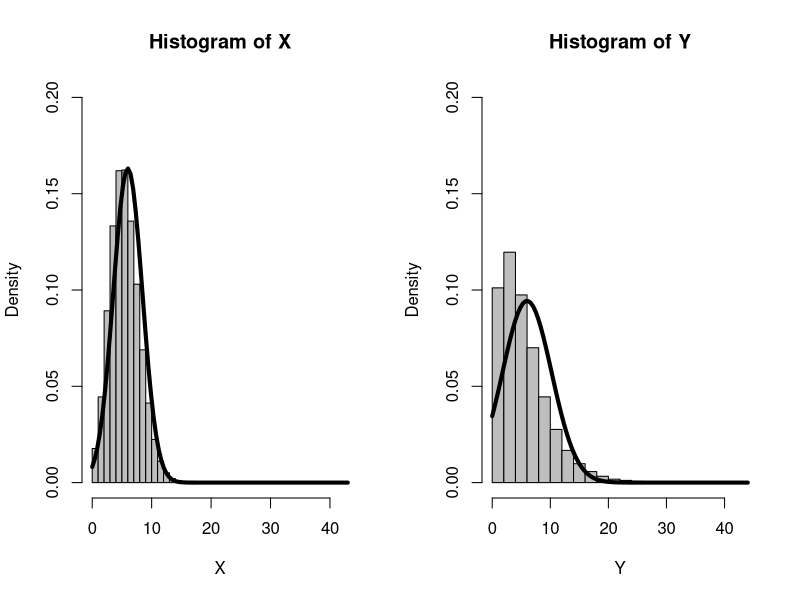
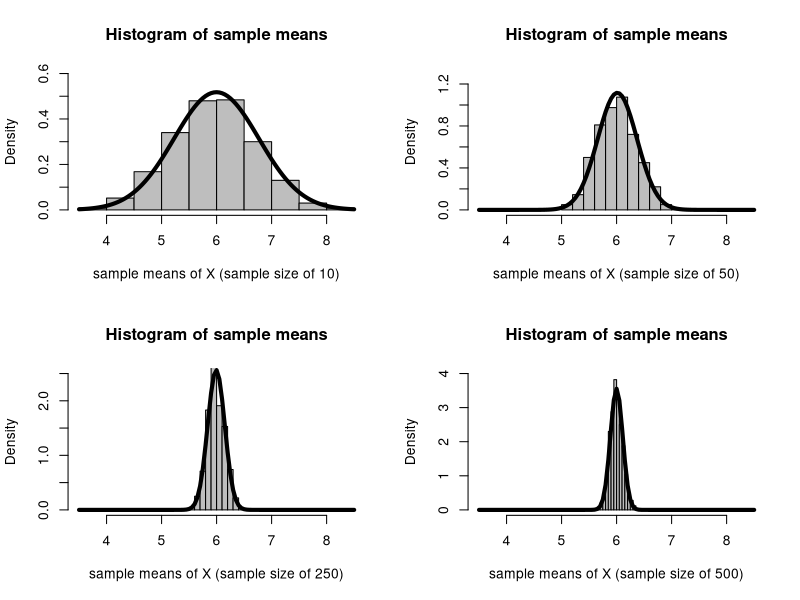
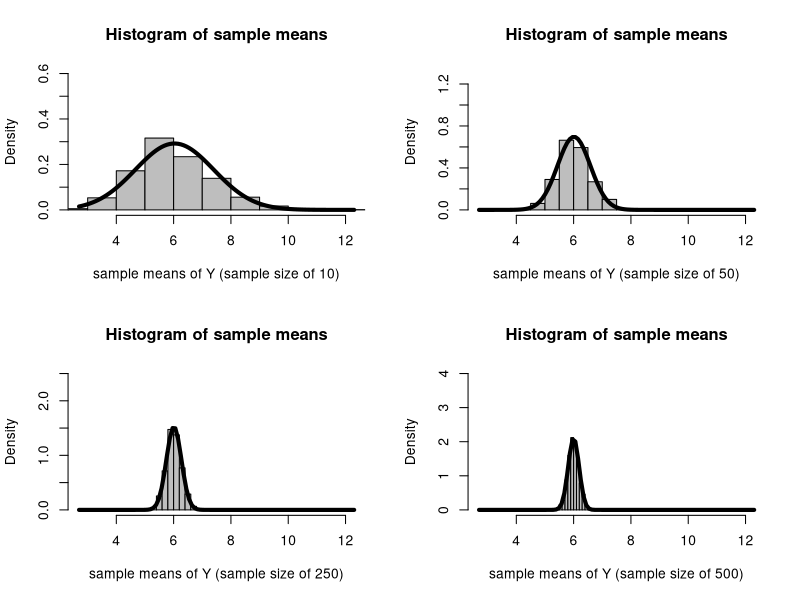

The R source for these figures, in order:
library(foreign)
data <- read.dta("pop.dta")
View(data)

rangex <- range(data$X) 
rangey <- range(data$Y)
## determine the range of X and Y, 
## and use the lowest and highest bounds of the more spreadout range to set the xlim
## of the X axis of X's and Y's histograms


pdf("histxy.pdf")
par(mfrow = c(1,2)) ## to array the two histograms in a row  
hist(data$X, col = "grey", xlab = c("X"), freq = F, main = c("Histogram of X"), ylim = c(0, 0.2), xlim = c(rangey[1],rangey[2]))
curve(dnorm(x, mean = mean(data$X), sd = sd(data$X)), add = T, col = "black", lwd = 4)

hist(data$Y,col = "grey",xlab = c("Y"), freq = F, main = c("Histogram of Y"), ylim = c(0,0.2))
curve(dnorm(x, mean = mean(data$Y), sd = sd(data$Y)), add = T, col = "black", lwd = 4)
dev.off()

## to create a function that returns the sample means of X with different sample sizes 
smean_x <- function(n){
  A <- 1:1000
  set.seed(11223344)
  for (i in 1:1000) {
    A[i] <- mean(sample(data$X, n, replace = FALSE, prob = NULL))
  }
  return(A)
}

rangesamplex <- range(smean_x(10)) 
## determine the range of sample means with sample size of 10. 
## The lowest and highest bars of the range would be 
## used to set the xlim for all the four density plots 

pdf("histxsample.pdf")
par(mfrow = c(2,2))
hist(smean_x(10), col = "grey", xlab = c("sample means of X (sample size of 10)"), freq= FALSE, main = c("Histogram of sample means"), ylim = c(0,0.6), xlim= c(rangesamplex[1],rangesamplex[2]))
curve(dnorm(x, mean= mean(smean_x(10)), sd = sd(smean_x(10))), col = "black", add = TRUE, lwd = 4)

hist(smean_x(50), col = "grey", xlab = c("sample means of X (sample size of 50)"), freq= FALSE, main = c("Histogram of sample means"), ylim = c(0,1.3), xlim= c(rangesamplex[1],rangesamplex[2]))
curve(dnorm(x, mean= mean(smean_x(50)), sd = sd(smean_x(50))), col = "black", add = TRUE, lwd = 4)

hist(smean_x(250), col = "grey", xlab = c("sample means of X (sample size of 250)"), freq= FALSE, main = c("Histogram of sample means"), ylim = c(0,2.5), xlim= c(rangesamplex[1],rangesamplex[2]))
curve(dnorm(x, mean= mean(smean_x(250)), sd = sd(smean_x(250))), col = "black", add = TRUE, lwd = 4)

hist(smean_x(500), col = "grey", xlab = c("sample means of X (sample size of 500)"), freq= FALSE, main = c("Histogram of sample means"), ylim = c(0, 4), xlim= c(rangesamplex[1],rangesamplex[2]))
curve(dnorm(x, mean= mean(smean_x(500)), sd = sd(smean_x(500))), col = "black", add = TRUE, lwd = 4)
dev.off()

## to create a function that returns the sample means of Y with different sample sizes 
smean_y <- function(n){
  A <- 1:1000 ## creat a vector to store the result of every randoming sampling
  set.seed(11223344)
  for (i in 1:1000) {
    A[i] <- mean(sample(data$Y, n, replace = FALSE, prob = NULL))
  }
  return(A)
}

rangesampley <- range(smean_y(10)) 
## determine the range of sample means with sample size of 10. 
## The lowest and highest bars of the range would be 
## used to set the xlim for all the four density plots 

pdf("histysample.pdf")
par(mfrow = c(2,2))
hist(smean_y(10), col = "grey", xlab = c("sample means of Y (sample size of 10)"), freq= FALSE, main = c("Histogram of sample means"), ylim = c(0,0.6), xlim= c(rangesampley[1],rangesampley[2]))
curve(dnorm(x, mean= mean(smean_y(10)), sd = sd(smean_y(10))), col = "black", add = TRUE, lwd = 4)

hist(smean_y(50), col = "grey", xlab = c("sample means of Y (sample size of 50)"), freq= FALSE, main = c("Histogram of sample means"), ylim = c(0,1.3), xlim= c(rangesampley[1],rangesampley[2]))
curve(dnorm(x, mean= mean(smean_y(50)), sd = sd(smean_y(50))), col = "black", add = TRUE, lwd = 4)

hist(smean_y(250), col = "grey", xlab = c("sample means of Y (sample size of 250)"), freq= FALSE, main = c("Histogram of sample means"), ylim = c(0,2.5), xlim= c(rangesampley[1],rangesampley[2]))
curve(dnorm(x, mean= mean(smean_y(250)), sd = sd(smean_y(250))), col = "black", add = TRUE, lwd = 4)

hist(smean_y(500), col = "grey", xlab = c("sample means of Y (sample size of 500)"), freq= FALSE, main = c("Histogram of sample means"), ylim = c(0, 4), xlim= c(rangesampley[1],rangesampley[2]))
curve(dnorm(x, mean= mean(smean_y(500)), sd = sd(smean_y(500))), col = "black", add = TRUE, lwd = 4)
dev.off()
